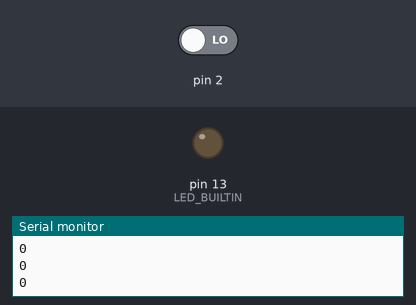
Bench run of a sketch on a simulated Arduino Uno, built with avr-gcc and run on an emulated ATmega328P. On the bench: output pins drawn as LEDs (lit = HIGH), the last lines printed to the serial monitor. Inputs (shaded band) come from the test bench; at power-on: pin 2 LOW.

Above: at 2.8 s.
2.9 s: pin 2 driven HIGH
At 3.7 s:
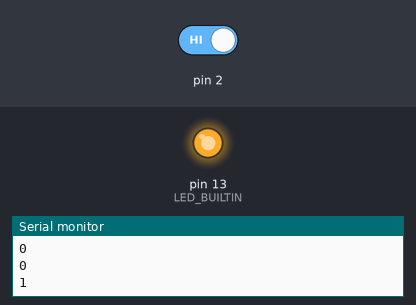
4.5 s: pin 2 driven LOW
At 5.3 s:
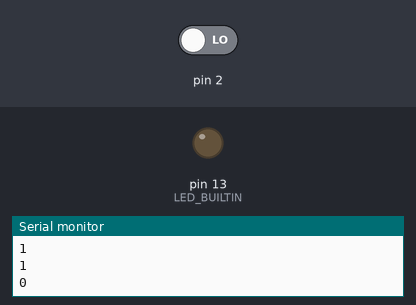
Timing chart, 0 to 7.5 s (numbered marks = the images above; inputs shaded):
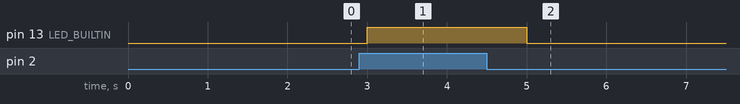

The sketch:

incredible_amberis_turing1.ino
```cpp
void setup()
{
  Serial.begin(9600);
  pinMode(2, INPUT);
  pinMode(LED_BUILTIN, OUTPUT);
}

void loop()
{
  int flagSense = digitalRead(2);
  Serial.println(flagSense);
  digitalWrite (LED_BUILTIN,flagSense);
  delay(1000); // Wait for 1000 millisecond(s)

}
```

Measured:
- after the input at 2.9 s, pin 13 (LED_BUILTIN): LOW → HIGH after 0.10 s
- after the input at 4.5 s, pin 13 (LED_BUILTIN): HIGH → LOW after 0.50 s
